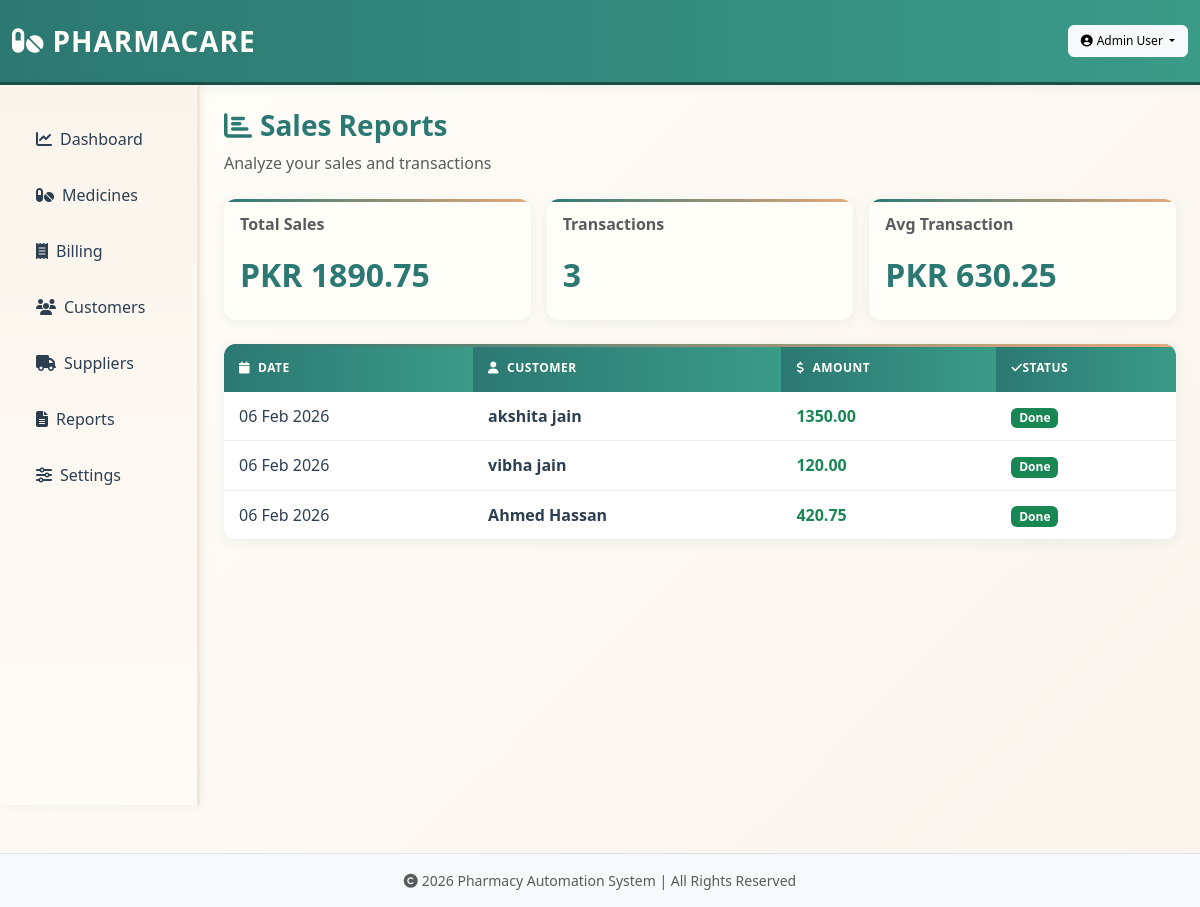
Screenshot of /reports (signed in) with the database file from the repository.
### app.py (models this page shows)
class Sale(db.Model):
    id = db.Column(db.Integer, primary_key=True)
    customer_name = db.Column(db.String(200))
    total = db.Column(db.Float, default=0.0)
    date = db.Column(db.DateTime, default=datetime.utcnow)

### app.py (the view)
@app.route('/reports')
@login_required(role=['admin', 'pharmacist'])
def reports():
    try:
        period = request.args.get('period', 'daily')
        today = datetime.utcnow().date()
        if period == 'monthly':
            start = datetime(today.year, today.month, 1)
        else:
            start = datetime.combine(today, datetime.min.time())
        sales = Sale.query.filter(Sale.date >= start).order_by(Sale.date.desc()).all()
        total = sum(s.total for s in sales) if sales else 0
        return render_template('reports.html', sales=sales, total=total, period=period)
    except Exception as e:
        flash(f'Error: {str(e)}', 'danger')
        return render_template('reports.html', sales=[], total=0, period='daily')

### app.py (called while the page is built)
def login_required(role=None):
    def decorator(f):
        @wraps(f)
        def wrapped(*args, **kwargs):
            if 'user_id' not in session:
                flash('Please login first', 'warning')
                return redirect(url_for('login'))
            if role and session.get('role') not in role:
                flash('Access denied. Insufficient permissions.', 'danger')
                return redirect(url_for('dashboard'))
            return f(*args, **kwargs)
        return wrapped
    return decorator

@app.context_processor
def inject_logo():
    logo_path = None
    try:
        for f in os.listdir(IMG_DIR):
            if f.startswith('logo'):
                logo_path = os.path.join('static', 'images', f).replace('\\', '/')
                break
    except Exception:
        logo_path = None
    return dict(logo=logo_path)

### templates/reports.html (shortened to what this page needs)
{% extends 'base.html' %}
{% block content %}
<div class="mb-4">
  <h3><i class="fas fa-chart-bar me-2 text-teal"></i>Sales Reports</h3>
  <p class="text-muted">Analyze your sales and transactions</p>
</div>
<div class="row g-3 mb-4">
  <div class="col-md-4">
    <div class="card p-3">
      <h6 class="text-muted">Total Sales</h6>
      <h3 class="text-teal">PKR {{ "%.2f"|format(total) }}</h3>
    </div>
  </div>
  <div class="col-md-4">
    <div class="card p-3">
      <h6 class="text-muted">Transactions</h6>
      <h3 class="text-teal">{{ sales|length }}</h3>
    </div>
  </div>
  <div class="col-md-4">
    <div class="card p-3">
      <h6 class="text-muted">Avg Transaction</h6>
      <h3 class="text-teal">PKR {{ "%.2f"|format(total/sales|length if sales else 0) }}</h3>
    </div>
  </div>
</div>
<div class="card p-0 overflow-hidden">
  {% if sales %}
  <div class="table-responsive">
    <table class="table table-hover mb-0">
      <thead>
        <tr>
          <th><i class="fas fa-calendar me-2"></i>Date</th>
          <th><i class="fas fa-user me-2"></i>Customer</th>
          <th><i class="fas fa-dollar-sign me-2"></i>Amount</th>
          <th><i class="fas fa-check"></i>Status</th>
        </tr>
      </thead>
      <tbody>
        {% for s in sales %}
        <tr class="report-row">
          <td>{{ s.date.strftime('%d %b %Y') }}</td>
          <td class="fw-bold">{{ s.customer_name }}</td>
          <td class="text-success fw-bold">{{ "%.2f"|format(s.total) }}</td>
          <td><span class="badge bg-success">Done</span></td>
        </tr>
        {% endfor %}
      </tbody>
    </table>
  </div>
  {% else %}
  <div class="p-5 text-center">
    <i class="fas fa-file-alt fa-4x text-muted mb-3"></i>
    <p class="text-muted">No records</p>
  </div>
  {% endif %}
</div>
{% endblock %}

### static/css/style.css (style rules this page uses)
* { margin: 0; padding: 0; box-sizing: border-box; }
:root { --beige: #F5E6D3; --teal: #2C7873; --dark-teal: #1B4F45; --cream: #FFFEF9; --light-beige: #FAF4EC; --accent: #E8A87C; --text-dark: #2C3E50; --text-light: #7F8C8D; }
body { background: linear-gradient(135deg, #FFFEF9 0%, #FAF4EC 100%); color: var(--text-dark); font-family: 'Segoe UI', Tahoma, Geneva, Verdana, sans-serif; min-height: 100vh; }
.card { border: none; border-radius: 12px; background: var(--cream); box-shadow: 0 2px 12px rgba(44, 120, 115, 0.08); transition: all 0.4s cubic-bezier(0.175, 0.885, 0.32, 1.275); overflow: hidden; position: relative; animation: fadeInUp 0.6s ease-out; }
.card::before { content: ''; position: absolute; top: 0; left: 0; width: 100%; height: 3px; background: linear-gradient(90deg, var(--teal), var(--accent)); }
.card h6, .card h5, .card h4 { color: var(--teal); font-weight: 700; margin-bottom: 12px; }
.card h3 { color: var(--dark-teal); font-weight: 700; font-size: 32px; margin: 10px 0; }
.table { color: var(--text-dark); margin-bottom: 20px; border-collapse: collapse; }
.table thead th { background: linear-gradient(90deg, var(--teal) 0%, #3a9b87 100%); color: var(--cream); font-weight: 600; border: none; padding: 15px; text-transform: uppercase; font-size: 12px; letter-spacing: 0.5px; }
.table tbody tr { border-bottom: 1px solid #eee; transition: all 0.3s ease; }
.table tbody td { padding: 12px 15px; vertical-align: middle; color: var(--text-dark); }
h1, h2, h3, h4, h5, h6 { color: var(--teal); font-weight: 700; }
html { scroll-behavior: smooth; }
* { transition: background-color 0.3s ease, color 0.3s ease; }

### templates/reports.html (style rules this page uses)
.report-row { animation: slideInUp 0.4s ease-out forwards; opacity: 0; }

### rows the page displays
Sale: date "06 Feb 2026", customer_name "akshita jain", total "1350.00"
Sale: date "06 Feb 2026", customer_name "vibha jain", total "120.00"
Sale: date "06 Feb 2026", customer_name "Ahmed Hassan", total "420.75"

### other values shown
{{ session.user_name }} "Admin User"
{{ "%.2f"|format(total) }} "1890.75"
{{ sales|length }} "3"
{{ "%.2f"|format(total/sales|length if sales else 0) }} "630.25"
